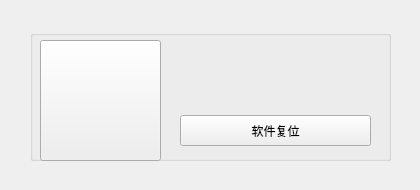
<?xml version="1.0" encoding="UTF-8"?>
<ui version="4.0">
 <class>frmPopup</class>
 <widget class="QWidget" name="frmPopup">
  <property name="geometry">
   <rect>
    <x>0</x>
    <y>0</y>
    <width>420</width>
    <height>190</height>
   </rect>
  </property>
  <property name="windowTitle">
   <string>消息</string>
  </property>
  <property name="windowIcon">
   <iconset resource="main.qrc">
    <normaloff>:/image/main.png</normaloff>:/image/main.png</iconset>
  </property>
  <property name="styleSheet">
   <string notr="true">font: 12pt &quot;宋体&quot;;</string>
  </property>
  <widget class="QGroupBox" name="groupBox">
   <property name="geometry">
    <rect>
     <x>30</x>
     <y>30</y>
     <width>361</width>
     <height>131</height>
    </rect>
   </property>
   <property name="title">
    <string/>
   </property>
   <widget class="QPushButton" name="btnReset">
    <property name="geometry">
     <rect>
      <x>150</x>
      <y>85</y>
      <width>191</width>
      <height>31</height>
     </rect>
    </property>
    <property name="cursor">
     <cursorShape>PointingHandCursor</cursorShape>
    </property>
    <property name="text">
     <string>软件复位</string>
    </property>
   </widget>
   <widget class="QLabel" name="labHostName">
    <property name="geometry">
     <rect>
      <x>150</x>
      <y>40</y>
      <width>191</width>
      <height>41</height>
     </rect>
    </property>
    <property name="styleSheet">
     <string notr="true">font: 75 16pt &quot;黑体&quot;;
color: rgb(0, 170, 0);</string>
    </property>
    <property name="text">
     <string/>
    </property>
   </widget>
   <widget class="QLabel" name="labTriggerContent">
    <property name="geometry">
     <rect>
      <x>150</x>
      <y>10</y>
      <width>191</width>
      <height>31</height>
     </rect>
    </property>
    <property name="styleSheet">
     <string notr="true">font: 75 16pt &quot;黑体&quot;;
color: rgb(0, 170, 0);</string>
    </property>
    <property name="text">
     <string/>
    </property>
   </widget>
   <widget class="QPushButton" name="pushButton">
    <property name="geometry">
     <rect>
      <x>10</x>
      <y>10</y>
      <width>121</width>
      <height>121</height>
     </rect>
    </property>
    <property name="cursor">
     <cursorShape>PointingHandCursor</cursorShape>
    </property>
    <property name="styleSheet">
     <string notr="true">border-image: url(:/image/sound.png);</string>
    </property>
    <property name="text">
     <string/>
    </property>
    <property name="flat">
     <bool>false</bool>
    </property>
   </widget>
  </widget>
 </widget>
 <tabstops>
  <tabstop>btnReset</tabstop>
  <tabstop>pushButton</tabstop>
 </tabstops>
 <resources>
  <include location="main.qrc"/>
 </resources>
 <connections/>
</ui>
